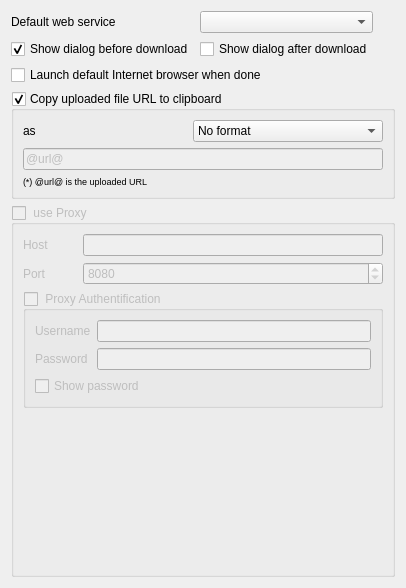
         <widget class="QWidget" name="Network">
          <attribute name="icon">
           <iconset resource="../res/hotshots.qrc">
            <normaloff>:/hotshots/node.png</normaloff>:/hotshots/node.png</iconset>
          </attribute>
          <attribute name="title">
           <string>Network</string>
          </attribute>
          <layout class="QGridLayout" name="gridLayout_22">
           <item row="0" column="1">
            <widget class="QComboBox" name="comboBoxUploaders"/>
           </item>
           <item row="0" column="0">
            <widget class="QLabel" name="label_8">
             <property name="text">
              <string>Default web service</string>
             </property>
            </widget>
           </item>
           <item row="0" column="2">
            <widget class="QLabel" name="labelUploader">
             <property name="sizePolicy">
              <sizepolicy hsizetype="Maximum" vsizetype="Preferred">
               <horstretch>0</horstretch>
               <verstretch>0</verstretch>
              </sizepolicy>
             </property>
             <property name="minimumSize">
              <size>
               <width>16</width>
               <height>0</height>
              </size>
             </property>
             <property name="text">
              <string/>
             </property>
            </widget>
           </item>
           <item row="2" column="0" colspan="3">
            <widget class="QCheckBox" name="checkBoxLaunchBrowserWhenDone">
             <property name="text">
              <string>Launch default Internet browser when done</string>
             </property>
            </widget>
           </item>
           <item row="3" column="0" colspan="3">
            <widget class="QGroupBox" name="groupBoxCopyToClipboard">
             <property name="title">
              <string>Copy uploaded file URL to clipboard</string>
             </property>
             <property name="checkable">
              <bool>true</bool>
             </property>
             <layout class="QGridLayout" name="gridLayout_19">
              <item row="0" column="0">
               <widget class="QLabel" name="label_9">
                <property name="text">
                 <string>as </string>
                </property>
               </widget>
              </item>
              <item row="0" column="1">
               <widget class="QComboBox" name="comboBoxClipboardFormat">
                <item>
                 <property name="text">
                  <string>No format</string>
                 </property>
                </item>
                <item>
                 <property name="text">
                  <string>Instant Messaging (IM) format</string>
                 </property>
                </item>
                <item>
                 <property name="text">
                  <string>HTML format</string>
                 </property>
                </item>
                <item>
                 <property name="text">
                  <string>BBCode format</string>
                 </property>
                </item>
                <item>
                 <property name="text">
                  <string>User format</string>
                 </property>
                </item>
               </widget>
              </item>
              <item row="1" column="0" colspan="2">
               <widget class="QLineEdit" name="lineEditUserFormat">
                <property name="enabled">
                 <bool>false</bool>
                </property>
                <property name="text">
                 <string>@url@</string>
                </property>
               </widget>
              </item>
              <item row="2" column="0" colspan="2">
               <widget class="QLabel" name="label_10">
                <property name="font">
                 <font>
                  <pointsize>7</pointsize>
                 </font>
                </property>
                <property name="text">
                 <string>(*) @url@ is the uploaded URL</string>
                </property>
               </widget>
              </item>
             </layout>
            </widget>
           </item>
           <item row="4" column="0" colspan="3">
            <widget class="QGroupBox" name="groupBoxProxy">
             <property name="enabled">
              <bool>false</bool>
             </property>
             <property name="toolTip">
              <string>Use a proxy server to connect to Internet</string>
             </property>
             <property name="title">
              <string> use Proxy</string>
             </property>
             <property name="checkable">
              <bool>true</bool>
             </property>
             <property name="checked">
              <bool>false</bool>
             </property>
             <layout class="QGridLayout" name="gridLayout_20">
              <item row="0" column="0">
               <widget class="QLabel" name="label_11">
                <property name="text">
                 <string>Host </string>
                </property>
               </widget>
              </item>
              <item row="0" column="2">
               <widget class="QLineEdit" name="lineEditProxyHost">
                <property name="toolTip">
                 <string>Proxy hostname</string>
                </property>
               </widget>
              </item>
              <item row="1" column="0">
               <widget class="QLabel" name="label_12">
                <property name="text">
                 <string>Port </string>
                </property>
               </widget>
              </item>
              <item row="2" column="0" colspan="3">
               <widget class="QGroupBox" name="groupBoxProxyAuthentification">
                <property name="title">
                 <string> Proxy Authentification </string>
                </property>
                <property name="checkable">
                 <bool>true</bool>
                </property>
                <property name="checked">
                 <bool>false</bool>
                </property>
                <layout class="QGridLayout" name="gridLayout_21">
                 <item row="0" column="0">
                  <widget class="QLabel" name="label_13">
                   <property name="text">
                    <string>Username</string>
                   </property>
                  </widget>
                 </item>
                 <item row="0" column="1">
                  <widget class="QLineEdit" name="lineEditProxyUsername">
                   <property name="toolTip">
                    <string>Proxy username</string>
                   </property>
                  </widget>
                 </item>
                 <item row="1" column="0">
                  <widget class="QLabel" name="label_14">
                   <property name="text">
                    <string>Password</string>
                   </property>
                  </widget>
                 </item>
                 <item row="1" column="1">
                  <widget class="QLineEdit" name="lineEditProxyPassword">
                   <property name="toolTip">
                    <string>Proxy password</string>
                   </property>
                   <property name="text">
                    <string/>
                   </property>
                   <property name="echoMode">
                    <enum>QLineEdit::Password</enum>
                   </property>
                  </widget>
                 </item>
                 <item row="2" column="0" colspan="2">
                  <widget class="QCheckBox" name="checkBoxShowPassword">
                   <property name="toolTip">
                    <string>Show/Hide password in interface</string>
                   </property>
                   <property name="text">
                    <string>Show password</string>
                   </property>
                  </widget>
                 </item>
                </layout>
               </widget>
              </item>
              <item row="3" column="1">
               <spacer name="verticalSpacer_4">
                <property name="orientation">
                 <enum>Qt::Vertical</enum>
                </property>
                <property name="sizeHint" stdset="0">
                 <size>
                  <width>20</width>
                  <height>157</height>
                 </size>
                </property>
               </spacer>
              </item>
              <item row="1" column="2">
               <widget class="QSpinBox" name="spinBoxProxyPort">
                <property name="toolTip">
                 <string>Proxy port</string>
                </property>
                <property name="maximum">
                 <number>999999</number>
                </property>
                <property name="value">
                 <number>8080</number>
                </property>
               </widget>
              </item>
             </layout>
            </widget>
           </item>
           <item row="1" column="0">
            <widget class="QCheckBox" name="checkBoxShowDialogBeforeDownload">
             <property name="text">
              <string>Show dialog before download</string>
             </property>
             <property name="checked">
              <bool>true</bool>
             </property>
            </widget>
           </item>
           <item row="1" column="1">
            <widget class="QCheckBox" name="checkBoxShowDialogAfterDownload">
             <property name="text">
              <string>Show dialog after download</string>
             </property>
            </widget>
           </item>
          </layout>
         </widget>
